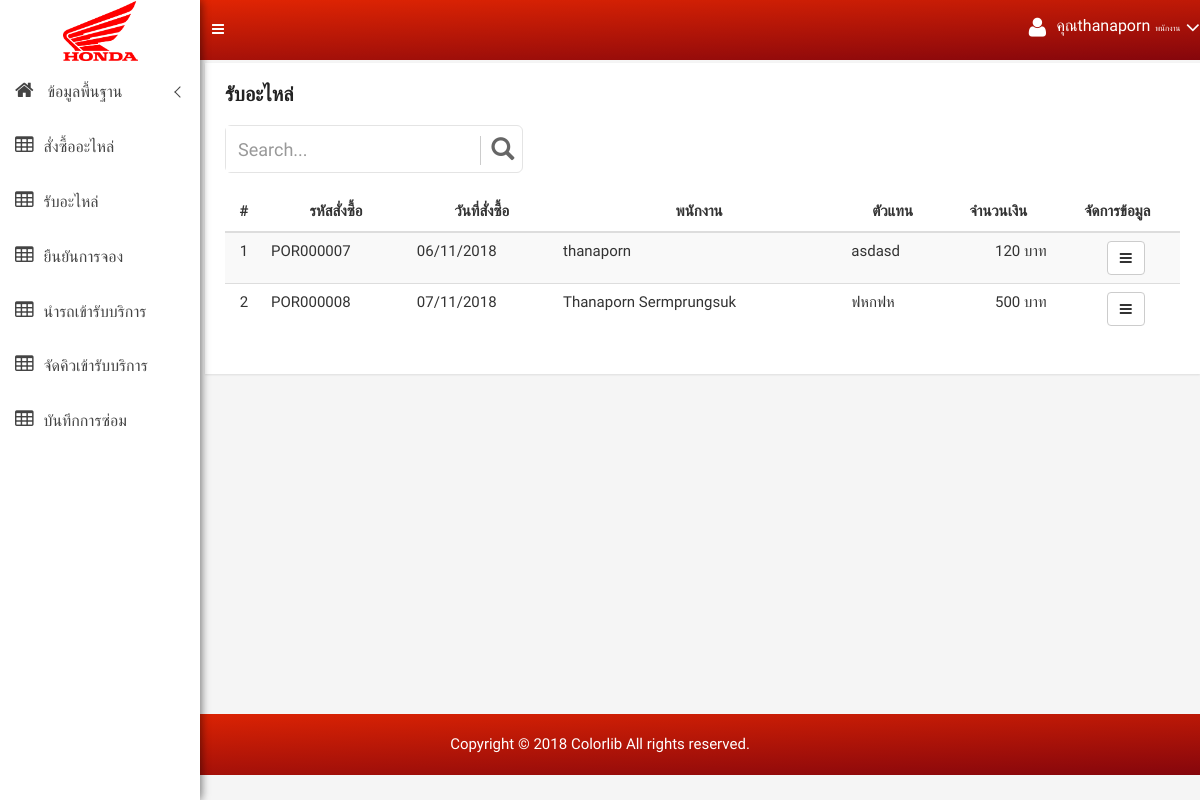
Page /back_purchase_list.php (signed in) on the earlier database version.
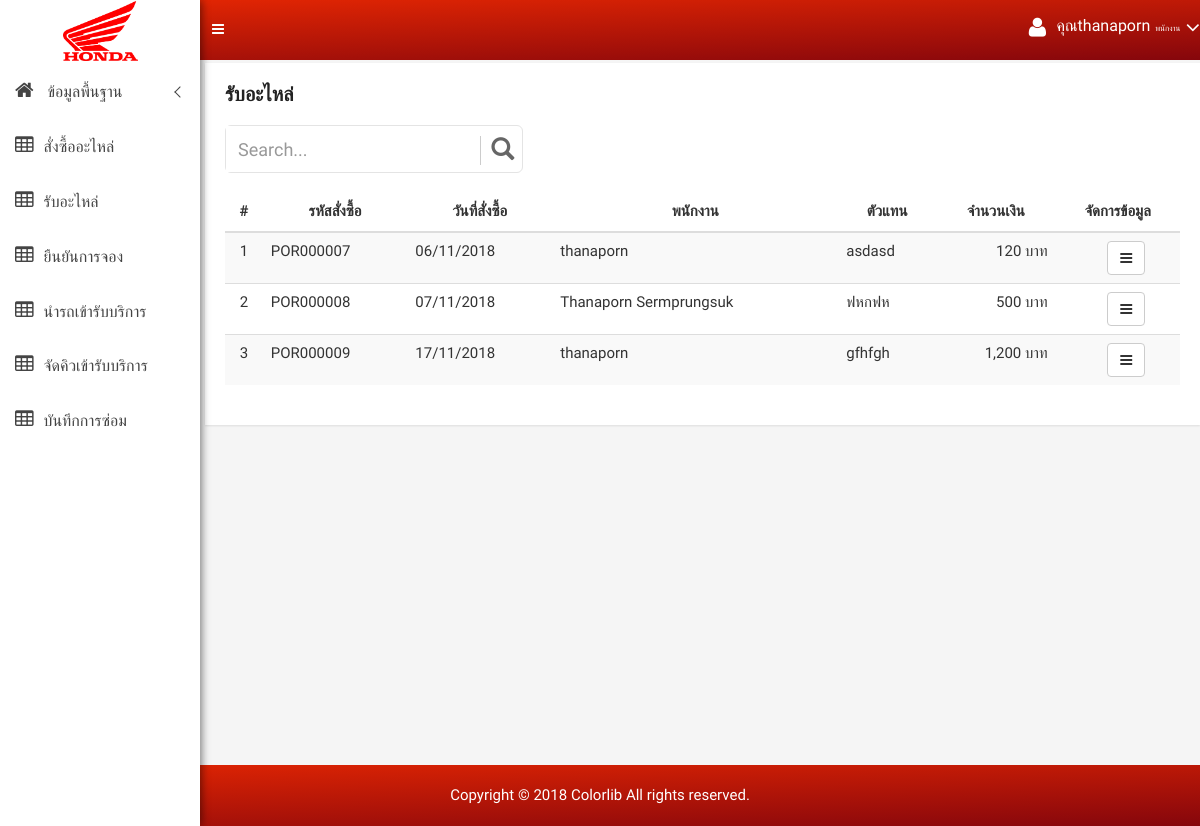
Same page on the later database version.
### tables this page shows
CREATE TABLE `purchase_order` (
  `po_id` varchar(30) NOT NULL,
  `po_date` date DEFAULT NULL,
  `po_agent` varchar(255) DEFAULT NULL,
  `po_address` text,
  `po_tel` varchar(30) DEFAULT NULL,
  `po_total` varchar(30) DEFAULT NULL,
  `emp_id` varchar(30) DEFAULT NULL,
  `po_status` int(1) DEFAULT NULL,
  PRIMARY KEY (`po_id`)
);

CREATE TABLE `employee` (
  `emp_id` varchar(30) NOT NULL,
  `emp_user` varchar(255) DEFAULT NULL,
  `emp_pass` varchar(255) DEFAULT NULL,
  `emp_name` varchar(50) DEFAULT NULL,
  `emp_add` text,
  `emp_tel` varchar(30) DEFAULT NULL,
  `emp_position` varchar(30) DEFAULT NULL,
  PRIMARY KEY (`emp_id`)
);

### config.php (called while the page is built, shortened)
<?php
function FormatDay($mydate){
    $originalDate = $mydate;
    $newDate = date("d/m/Y", strtotime($originalDate));
    return $newDate;
}
?>

### back_purchase_list.php (the view, shortened to what this page needs)
<?php include "sitebar.php"; ?>
<?php include "header.php"; ?>
<div class="container-fluid">
    <div class="product-status-wrap">
        <h4>รับอะไหล่</h4>
        <div class="row">
            <div class="col-md-4">
                <div id="custom-search-input" >
                    <form method="GET"  name="frmSearch">
                        <div class="input-group col-md-12">
                            <input type="text" class="form-control input-lg" name="search" value="<?=$_GET['search']?>" placeholder="Search..." />
                            <span class="input-group-btn">
                            <button class="btn btn-info btn-lg" type="submit">
                                <i class="glyphicon glyphicon-search"></i>
                            </button>
                        </span>
                        </div>
                    </form>
                </div>
            </div>
        </div><div class="clearfix"></div><br>
        <div class="row">
            <div class="col-md-12">
                <table class="table table-striped table-hover">
                    <thead>
                    <tr>
                        <th class="text-center">#</th>
                        <th class="text-center">รหัสสั่งซื้อ</th>
                        <th class="text-center">วันที่สั่งซื้อ</th>
                        <th class="text-center">พนักงาน</th>
                        <th class="text-center">ตัวแทน</th>
                        <th class="text-center">จำนวนเงิน</th>
                        <th class="text-center">จัดการข้อมูล</th>
                    </tr>
                    </thead>
                    <tbody>
                    <?php
                    $n = 0;
                    if (isset($_GET['search'])) {
                        $sql = "select * from purchase_order where po_status = 0  and po_id like '%" . $_GET['po_id'] . "%'  order by po_id asc";
                    } else {
                        $sql = "select * from purchase_order where po_status = 0 order by po_id asc";
                    }
                    $query = mysqli_query($connect, $sql);
                    if (mysqli_num_rows($query) > 0 ) {
                        while ($array = mysqli_fetch_array($query)) {
                            $n++;
                            $sql2= "select * from employee where emp_id='" . $array['emp_id'] . "'";
                            $query2 = mysqli_query($connect, $sql2);
                            $array2 = mysqli_fetch_array($query2);
                            ?>
                            <tr>
                                <td class="text-center" scope="row"><?= $n; ?></td>
                                <td ><?= $array['po_id'] ?></td>
                                <td><?= FormatDay($array['po_date']) ?></td>
                                <td><?= $array2['emp_name'] ?></td>
                                <td><?= $array['po_agent'] ?></td>
                                <td class="text-right"><?= number_format($array['po_total']) ?> บาท</td>
                                <td style="padding-left: 25px" class="text-center">
                                    <a data-toggle="tooltip" href="back_purchase_form.php?id=<?= $array['po_id'] ?>" class="btn btn-default" data-original-title="GetBack"><i class="fa fa-bars" aria-hidden="true"></i></a>
                                </td>
                            </tr>
                            <?php
                        }
                    } else {
                        ?>
                        <tr>
                            <th style="text-align: center;color: red;" colspan="7"> ไม่พบข้อมูล</th>
                        </tr>
                        <?php
                    }
                    ?>
                    </tbody>
                </table>
            </div>
        </div>
    </div>
</div>
<br><br><br><br><br><br><br><br><br><br><br><br><br><br><br><br><br>
<?php include "footer.php"; ?>

Differences in the rows shown:
added purchase_order: po_id "POR000009", po_date "17/11/2018", emp.emp_name "thanaporn", po_agent "gfhfgh", po_total "1,200"
